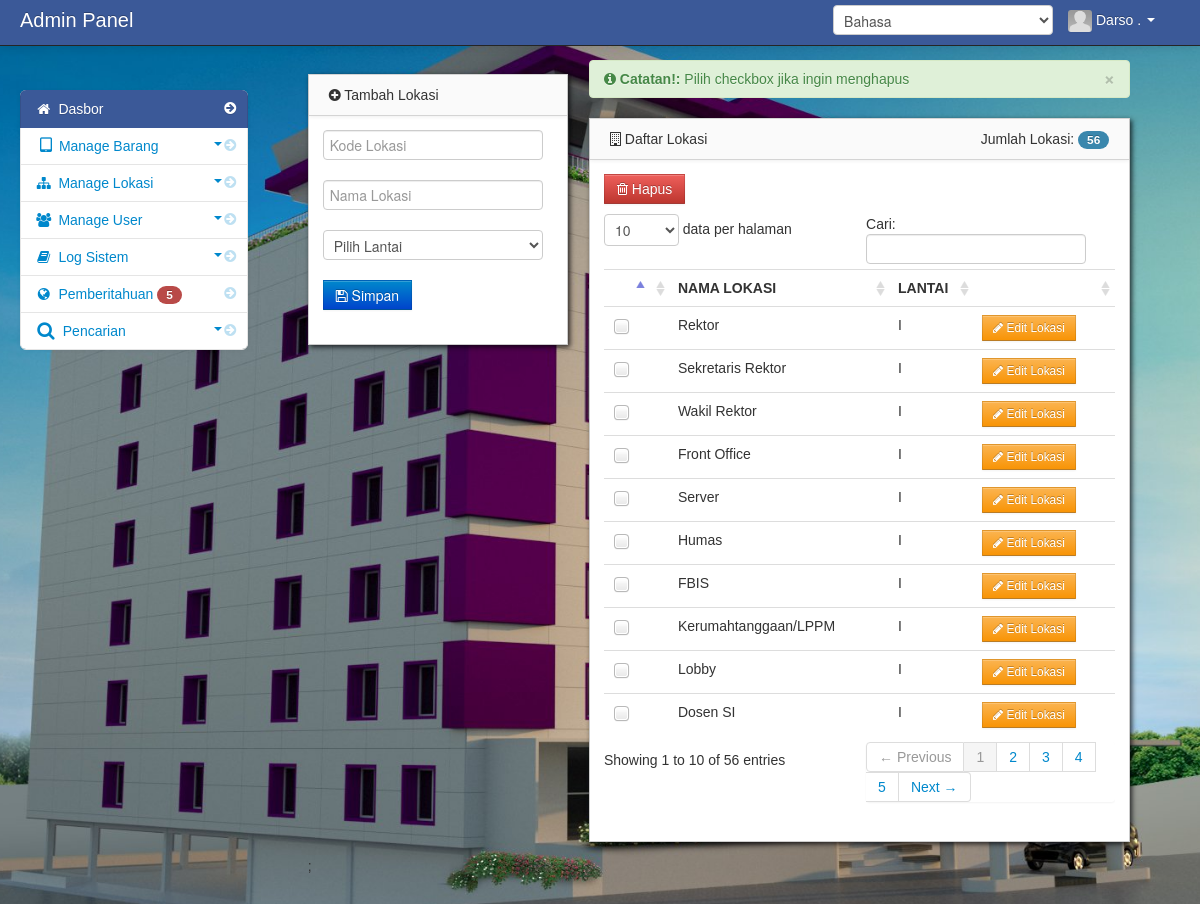
Page /admin/dashboard.php?module=lokasi (signed in) on the earlier database version.
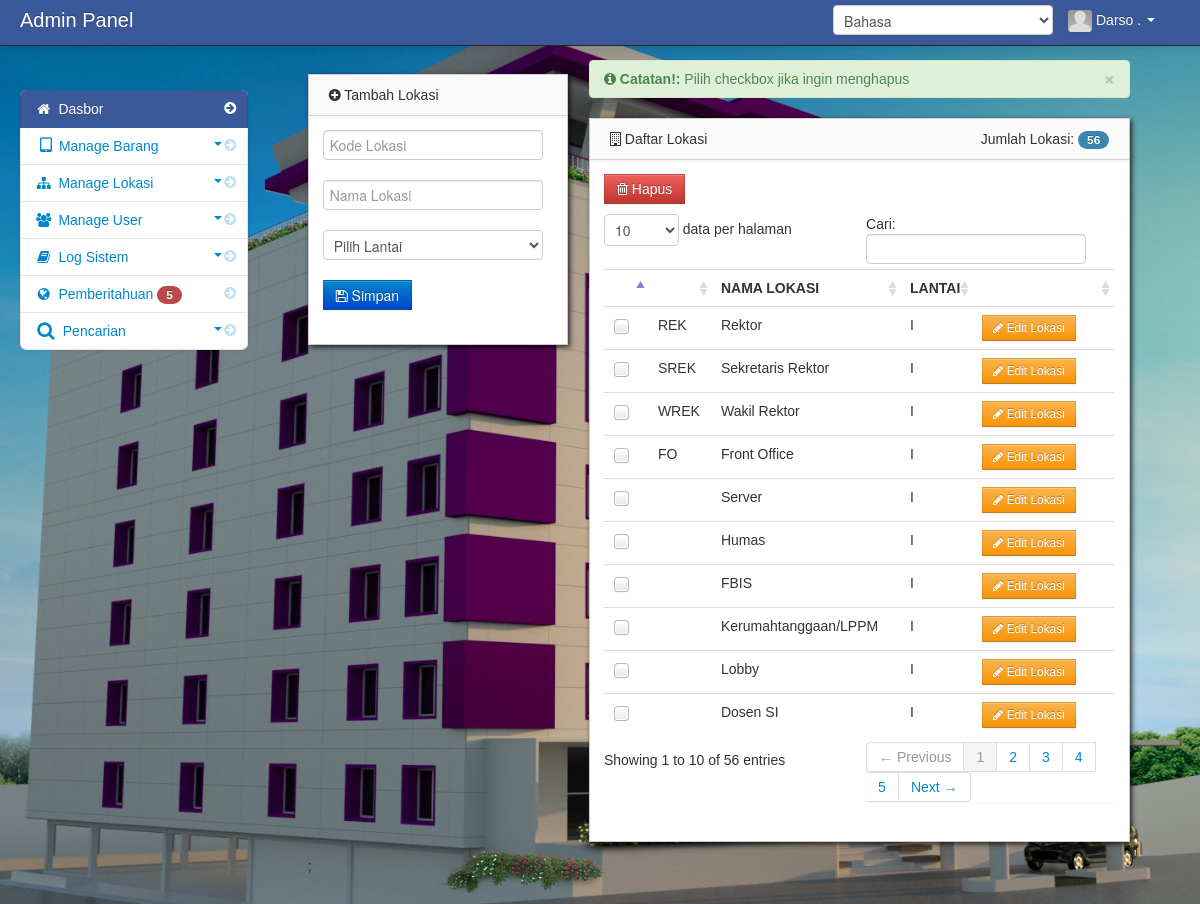
Same page on the later database version.
### tables this page shows
CREATE TABLE `stlocation` (
  `stdev_id` int(11) NOT NULL AUTO_INCREMENT,
  `stdev_location_code` varchar(255) NOT NULL,
  `stdev_location_name` varchar(128) NOT NULL,
  `stdev_location_floor` varchar(11) NOT NULL,
  `thumbnails` varchar(100) NOT NULL,
  PRIMARY KEY (`stdev_id`)
);

### admin/session.php (called while the page is built, shortened)
<?php
$session_id=$_SESSION['id'];
?>

### languages/lang_id.php (called while the page is built, shortened)
<?php
  $lang['please_login']   = 'Silakan Masuk';
  $lang['signin']  = 'Masuk';
  $lang['welcome_to']   = 'Selamat Datang Di';
  $lang['click_to_sign']      = 'Klik disini untuk masuk';
  $lang['username']   = 'Nama pengguna';
  $lang['password']   = 'Kata sandi';
  $lang['jgrowl']['access_granted'] = 'Access Granted';
  $lang['jgrowl']['check_user']   = 'Silakan periksa nama pengguna dan kata sandi Anda';
  $lang['jgrowl']['login_fail']   = 'Login Gagal';
  $lang['jgrowl']['loading']   = 'Sedang Memuat, Silakan Tunggu';
  $lang['jgrowl']['loading_selamat']   = 'Selamat Datang di Sistem Inventory Universitas AMIKOM Purwokerto ';
  $lang['swal']['attention'] = 'Perhatian!';
  $lang['swal']['success'] = 'Berhasil!';
  $lang['swal']['code_exist'] = 'Kode Barang sudah ada';
  $lang['swal']['dev_add'] = 'Tambah Barang';
  $lang['swal']['dev_add_success'] = 'Barang Berhasil ditambahkan';
  $lang['swal']['dev_update'] = 'Perbarui Barang!';
  $lang['swal']['dev_update_success'] = 'Data Barang Berhasil diperbarui';
  $lang['swal']['cate_add_success'] = 'Kategori Barang Berhasil ditambahkan';
  $lang['swal']['cate_update'] = 'Nama Kategori Diperbarui!';
  $lang['swal']['cate_update_success'] = 'Nama Kategori barang berhasil diperbarui!';
  $lang['swal']['cate_del_success'] = 'Nama kategori Berhasil Dihapus';
  $lang['swal']['not_selected'] = 'Anda belum memilih barang';
  $lang['swal']['too_much'] = 'Data Terlalu Banyak';
  $lang['swal']['dev_assign'] = 'Menetapkan barang';
  $lang['swal']['dev_assign_success'] = 'Barang Berhasil Ditetapkan';
  $lang['swal']['remove_notification_success']   = 'Notifikasi Anda Berhasil Dihapus';
  $lang['swal']['remove_log_success'] = 'Hapus Log Sistem Berhasil';
  $lang['swal']['upd_sysuser_success'] = 'Pengguna Sistem Berhasil Diperbarui';
  $lang['swal']['add_sysuser_success']   = 'Pengguna Sistem Berhasil Ditambahkan';
  $lang['swal']['user_exist'] = 'Pengguna sudah ada';
  $lang['swal']['upd_tech_staff'] = 'Pengguna Staf Teknis Berhasil Diperbarui';
  $lang['swal']['tech_user_exist'] = 'Pengguna Staf Teknis Sudah Ada';
  $lang['swal']['cate_exist'] = 'Kategori Barang sudah ada';
  $lang['swal']['other_ref'] = 'Data Tersebut sedang Menjadi Referensi Data Tabel Lain';
  $lang['swal']['del_location'] = 'Lokasi Berhasil Dihapus';
  $lang['swal']['upd_location_success'] = 'Lokasi Berhasil Diperbarui';
  $lang['swal']['add_location_success'] = 'Lokasi berhasil ditambahkan';
  $lang['swal']['location_exist'] = 'Nama Lokasi Sudah Ada';
  $lang['swal']['device_type_exist'] = 'Jenis Barang Sudah Ada!';
  $lang['admin']['name'] = 'Nama';
  $lang['admin']['dash_sidebar_cate'] = 'Data Kategori Barang';
  $lang['admin']['dash_data_number'] = 'Dasbor Data';
  $lang['admin']['all'] = 'Semua';
  $lang['admin']['welcome'] = 'Selamat Datang';
  $lang['admin']['dashboard'] = 'Dasbor';
  $lang['admin']['list_device']   = 'Daftar Data Barang';
  $lang['admin']['total_device']   = 'Total Jumlah Barang';
  $lang['admin']['delete']   = 'Hapus';
  $lang['admin']['click_delete']   = 'Klik untuk menghapus item yang dicentang';
  $lang['admin']['edit']   = 'Sunting';
  $lang['admin']['click_edit']   = 'Klik untuk Edit';
  $lang['admin']['show_device']   = 'Lihat Barang';
  $lang['admin']['edit_device']   = 'Sunting Barang';
  $lang['admin']['print_list']   = 'Cetak Daftar';
  $lang['admin']['click_print_list']   = 'Klik untuk Cetak';
  $lang['admin']['add_data']   = 'Tambah Data';
  $lang['admin']['click_add_data']   = 'Klik untuk tambah Data Barang';
  $lang['admin']['add_device']   = 'Tambah Barang';
  $lang['admin']['click_add_device']   = 'Klik untuk Tambah Barang';

### admin/module/lokasi/lokasi.php (the view, shortened to what the rows shown need)
<?php
switch($_GET['act']){
default:?>
<div class="container-fluid">
<div class="row-fluid">
<div class="span8" id="">
<div class="row-fluid">
<div id="block_bg" class="block">
<?php include "modal_delete.php";?>
	<thead>
		<tr>
				<th></th>
				<th></th>
				<th><?php echo $lang['admin']['location_name']?></th>
				<th><?php echo $lang['admin']['location_floor']?></th>
				<th></th>
		</tr>
	</thead>
	<tbody>
	<?php
	$location_query = mysql_query("select * from stlocation")or die(mysql_error());
	while($location_row = mysql_fetch_array($location_query)){
	$id = $location_row['stdev_id'];
	?>
	<tr>
		<td width="30">
		</td>
		<td><?php echo $location_row['stdev_location_code']; ?></td>
		<td><?php echo $location_row['stdev_location_name']; ?></td>
		<td><?php echo $location_row['stdev_location_floor']; ?></td>
		<td width="125">
		<a rel="tooltip"  title="<?php echo $lang['admin']['click_edit_location']?>" id="e<?php echo $id; ?>" href="?module=lokasi&act=edit_lokasi&id=<?php echo $id;?>"
		class="btn btn-small btn-warning"><i class="icon-pencil"></i> <?php echo $lang['admin']['edit_location']?></a>
		</td>
	</tr>
	<?php } ?>
	</tbody>
</table>
</form>
</div>
</div>
</div>
</div>
</div>;
</div>
<?php break;
?>
<?php }?>

### admin/navbar.php (shortened to what the rows shown need)
<div class="navbar navbar-inverse navbar-fixed-top">
          <div class="navbar-inner">
             <div class="container-fluid">
                  <div class="nav-collapse collapse pull-right" id="print">
                      <ul class="nav" id="print">
				<?php $query= mysql_query("select * from admin where admin_id = '$session_id'")or die(mysql_error());
					  $row = mysql_fetch_array($query);
				?>
                          <li class="dropdown">
                              <a href="#" role="button" class="dropdown-toggle" data-toggle="dropdown"><img id="avatar1" class="img-responsive" src="<?php echo $row['adminthumbnails']; ?>">&nbsp;<?php echo $row['firstname']." ".$row['lastname'];  ?> <i class="caret"></i>
                              </a>
                          </li>
                      </ul>
                  </div>
              </div>
          </div>
      </div>

Differences in the rows shown:
changed stlocation "Rektor": stdev_location_code (not shown) → "REK"
changed stlocation "Sekretaris Rektor": stdev_location_code (not shown) → "SREK"
changed stlocation "Wakil Rektor": stdev_location_code (not shown) → "WREK"
changed stlocation "Front Office": stdev_location_code (not shown) → "FO"
